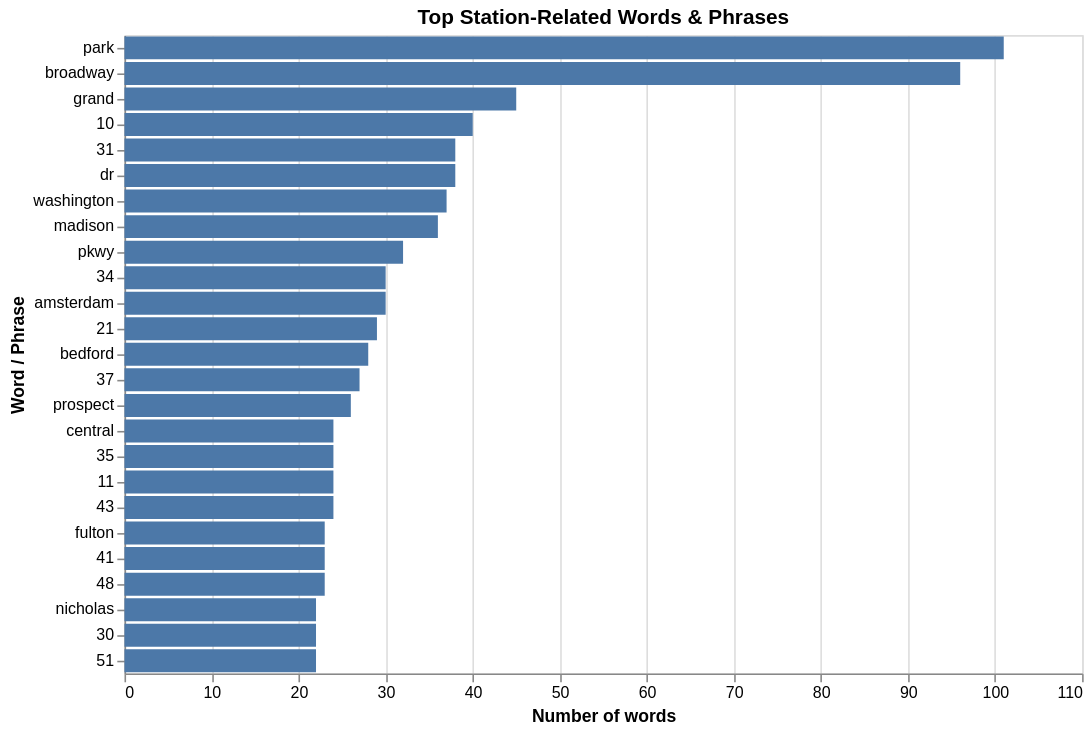

Here is the notebook cell this chart was saved with:
### Markdown cell above
### 3.4.3 A simple bar chart of top terms

### Code cell
top_k = 25
top_terms = ngram_table.head(top_k)
(
    alt.Chart(top_terms)
    .mark_bar()
    .encode(
        x=alt.X("count:Q", title="Number of words"),
        y=alt.Y("term:N", sort="-x", title="Word / Phrase"),
        tooltip=["term", "count"],
    )
    .properties(
        title="Top Station-Related Words & Phrases",
        width=600,
        height=400,
    )
)

### Figure 1 — Vega-Lite specification as saved in the notebook (floating-point values rounded to 4 significant figures)
{"config": {"view": {"continuousWidth": 300, "continuousHeight": 300}}, "data": {"name": "data-53ef0da82a784f61f07dd6ce11b2ef90"}, "mark": {"type": "bar"}, "encoding": {"tooltip": [{"field": "term", "type": "nominal"}, {"field": "count", "type": "quantitative"}], "x": {"field": "count", "title": "Number of words", "type": "quantitative"}, "y": {"field": "term", "sort": "-x", "title": "Word / Phrase", "type": "nominal"}}, "height": 400, "title": "Top Station-Related Words & Phrases", "width": 600, "$schema": "https://vega.github.io/schema/vega-lite/v5.20.1.json", "datasets": {"data-53ef0da82a784f61f07dd6ce11b2ef90": [{"term": "park", "count": 101}, {"term": "broadway", "count": 96}, {"term": "grand", "count": 45}, {"term": "10", "count": 40}, {"term": "31", "count": 38}, {"term": "dr", "count": 38}, {"term": "washington", "count": 37}, {"term": "madison", "count": 36}, {"term": "pkwy", "count": 32}, {"term": "34", "count": 30}, {"term": "amsterdam", "count": 30}, {"term": "21", "count": 29}, {"term": "bedford", "count": 28}, {"term": "37", "count": 27}, {"term": "prospect", "count": 26}, {"term": "central", "count": 24}, {"term": "35", "count": 24}, {"term": "11", "count": 24}, {"term": "43", "count": 24}, {"term": "fulton", "count": 23}, {"term": "41", "count": 23}, {"term": "48", "count": 23}, {"term": "nicholas", "count": 22}, {"term": "30", "count": 22}, {"term": "51", "count": 22}]}}
